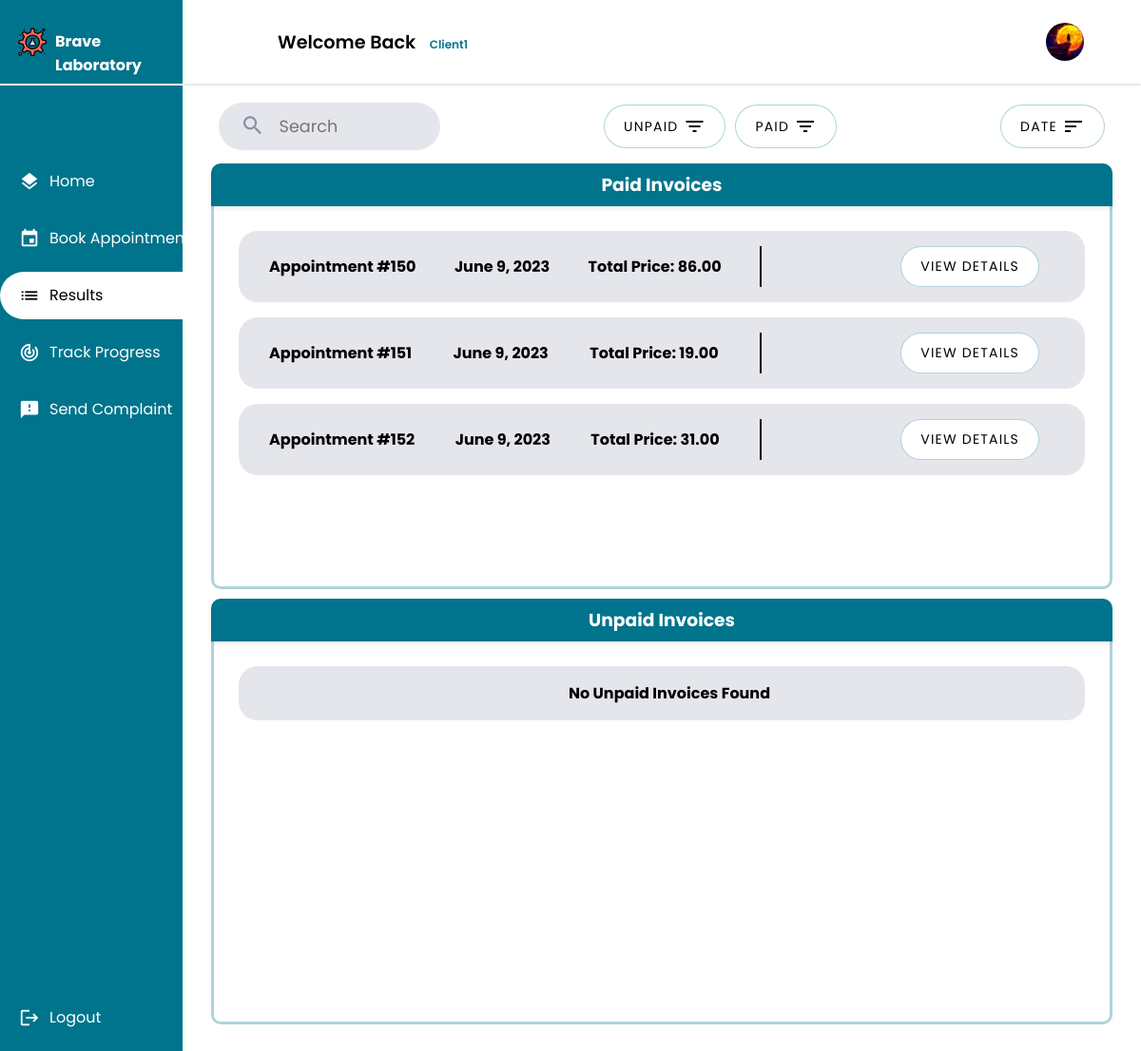
Page /client/results/ (signed in) on the earlier database version.
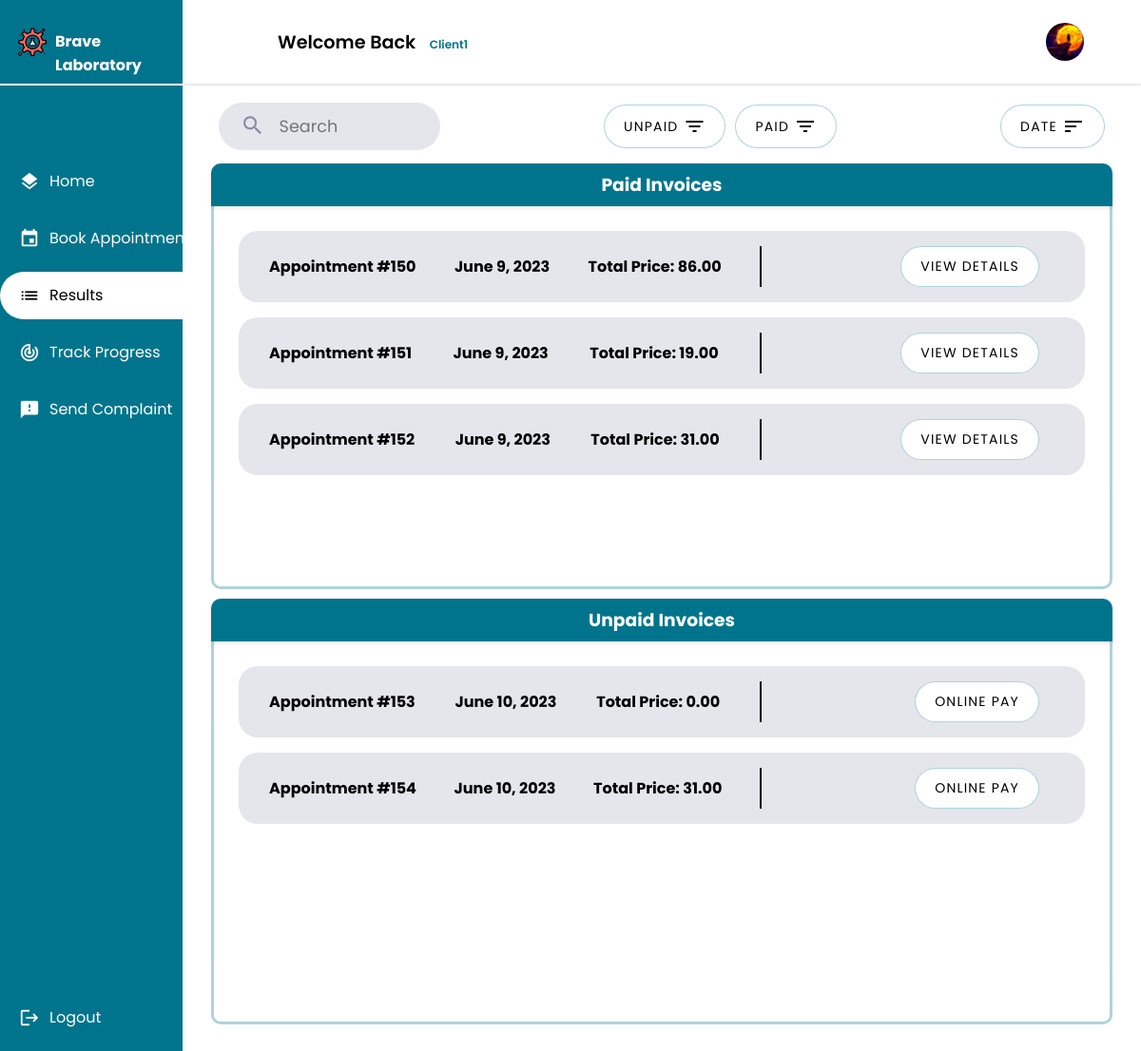
Same page on the later database version.
### main_home/models.py (models this page shows, shortened)
class Invoice(models.Model):
    PRE_PAY = 'PP'
    ON_RECEIVE = 'OR'
    PAYMENT_CHOICES = [
        (PRE_PAY, 'Pre-Pay'),
        (ON_RECEIVE, 'On-Receive'),
    ]
    report = models.OneToOneField(Report, on_delete=models.CASCADE)
    creation_time = models.DateField(auto_now_add=True)
    total_price = models.DecimalField(max_digits=10, decimal_places=2)
    payment_status = models.BooleanField(default=False)
    client = models.ForeignKey(Client, on_delete=models.CASCADE)
    laboratory = models.ForeignKey(Laboratory, on_delete=models.CASCADE)
    class Meta:
        db_table = 'invoice'

class Report(models.Model):
    test_result = models.OneToOneField(TestResult, on_delete=models.CASCADE)
    creation_time = models.DateTimeField(auto_now_add=True)
    description = models.CharField(max_length=100000, null=True, blank=True)
    class Meta:
        db_table = 'report'

class TestResult(models.Model):
    request = models.OneToOneField(AnalysisRequest, on_delete=models.CASCADE)
    creation_time = models.DateTimeField(auto_now_add=True)
    duration = models.DurationField(null=True, blank=True)
    approved = models.BooleanField(default=False)
    class Meta:
        db_table = 'test_result'

class AnalysisRequest(models.Model):
    PENDING = 'pending'
    WORKING_ON = 'working-on'
    FINISHED = 'finished'
    STATUS_CHOICES = [
        (PENDING, 'Pending'),
        (WORKING_ON, 'Working On'),
        (FINISHED, 'Finished'),
    ]
    appointment = models.OneToOneField(Appointment, on_delete=models.CASCADE)
    nurse = models.ForeignKey(Nurse, on_delete=models.CASCADE)
    tests = models.ManyToManyField(Test, blank=True)
    creation_time = models.DateTimeField(auto_now_add=True)
    start_time = models.DateTimeField(null=True, blank=True)
    finish_time = models.DateTimeField(null=True, blank=True)
    accepted = models.BooleanField(default=False)
    finished = models.BooleanField(default=False)
    status =  models.CharField(max_length=45, choices=STATUS_CHOICES, default=PENDING)
    class Meta:
        db_table = 'analysis_request'

class Appointment(models.Model):
    UPCOMING = 'Upcoming'
    TOMORROW = 'Tommorow'
    TODAY = 'Today'
    OVERDUE = 'Overdue'
    STATUS_CHOICES = [
        (UPCOMING, 'Upcoming'),
        (TOMORROW, 'Tommorow'),
        (TODAY, 'Today'),
        (OVERDUE, 'Overdue'),
    ]
    client = models.ForeignKey(Client, on_delete=models.CASCADE)
    tests_requested = models.ManyToManyField(TestOffered, blank=True)
    date = models.DateField(validators=[validate_date_not_past])
    description = models.CharField(max_length=1000,blank=True)
    document = models.ImageField(null=True,blank=True,upload_to='medical_documents')
    total_price = models.DecimalField(max_digits=10, decimal_places=2)
    payment_status = models.BooleanField(default=False)
    arrived = models.BooleanField(default=False)
    cancelled = models.BooleanField(default=False)
    performed = models.BooleanField(default=False)
    urgent = models.BooleanField(default=False)
    class Meta:
        db_table = 'appointment'

### client/views.py (the view, shortened to what this page needs)
# urls.py: path("results/",views.result_list,name="test_result_list"),
@login_required
@permission_required('client.view_client', raise_exception=True)
def result_list(request):
    test_result = Invoice.objects.all()
    if not (request.GET.get('date')) :
        sort_date = 'True'
    invoices = test_result.filter(client=request.user.client, payment_status=True).all()
    unpaid_invoices = test_result.filter(client=request.user.client, payment_status=False).all()
    state = request.GET.get('state')
    if state != "all" :
        if state == "unpaid" :
            context = {
                'unpaid_invoices': unpaid_invoices,
                'sort_date':sort_date,
                'state':state,
            }
            return render(request,'client/result/result_list.html',context)
        if state == "paid" :
            context = {
                'invoices': invoices,
                'sort_date':sort_date,
                'state':state,
            }
            return render(request,'client/result/result_list.html',context)
    state = 'all'
    context = {
        'invoices': invoices,
        'unpaid_invoices': unpaid_invoices,
        'sort_date':sort_date,
        'state':state,
    }
    return render(request,'client/result/result_list.html', context)

### client/templates/client/result/result_list.html (shortened to what the changed rows need)
{% extends 'client/client.html' %}
{% load static %}
{% block main %}
<div class="Container">
    {% if invoices is not None %}
    {% if invoices %}
    <div class="userlistcl">
        <div class="userscontianercl">
            <div class= "scrollcl">
                <ul>
                {% for invoice in invoices %}
                <li class="app1">
                    <span><strong>Appointment #{{ invoice.report.test_result.request.appointment.id }}</strong></span>
                    <span><strong>{{ invoice.creation_time }}</strong></span>
                    <span><strong>Total Price: {{ invoice.total_price }}</strong></span>
                    <div class="buttons">
                        <button class="list-button"><a class="list-links" href="{% url 'client_result_detail' invoice.id  %}">View Details</a></button>
                    </div>
                </li>
                {% endfor %}
                </ul>
            </div>
        </div>
    </div>
    {% endif %}
    {% endif %}
        {% if unpaid_invoices is not None %}
        {% if unpaid_invoices %}
        <div class="userlistcl">
                    <div class="infoheadercl">
                        <h3>Unpaid Invoices</h3>
                    </div>
            <div class="userscontianercl">
                <div class= "scrollcl">
                    <ul>
                        {% for invoice in unpaid_invoices %}
                        <li class="app1">
                            <span><strong>Appointment #{{ invoice.report.test_result.request.appointment.id }}</strong></span>
                            <span><strong>{{ invoice.creation_time }}</strong></span>
                            <span><strong>Total Price: {{ invoice.total_price }}</strong></span>
                            <div class="buttons">
                                <button class="list-button"><a class="list-links" href="{% url 'online_pay' invoice.id  %}">Online Pay</a></button>
                            </div>
                        </li>
                        {% endfor %}
                    </ul>
                </div>
            </div>
        </div>
        {% else %}
        <div class="userlistcl">
            <div class="infoheadercl">
                <h3>Unpaid Invoices</h3>
                </div>
            <div class="userscontianercl">
                <div class= "scrollcl">
                    <ul class="lists">
                        <li class="app1">
                            <span><strong>No Unpaid Invoices Found</strong></span>
                        </li>
                    </ul>
                </div>
            </div>
        </div>
        {% endif %}
        {% endif %}
</div>
{% endblock main %}

Differences in the rows shown:
added Invoice: report.test_result.request.appointment.id "153", creation_time "June 10, 2023", total_price "0.00", shown under "Unpaid Invoices"
added Invoice: report.test_result.request.appointment.id "154", creation_time "June 10, 2023", total_price "31.00", shown under "Unpaid Invoices"
Other differences:
text no longer shown: "No Unpaid Invoices Found"
